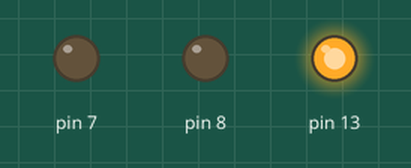
This sketch was run on a simulated Arduino Uno, built with avr-gcc and run on an emulated ATmega328P. Parts: output pins drawn as LEDs (lit = HIGH).

Above: at 0.5 s.
At 2.5 s:
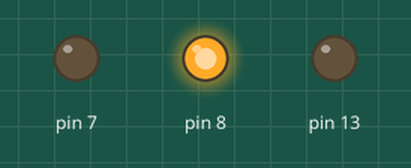
At 4.5 s:
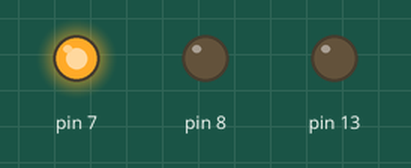
At 5.5 s:
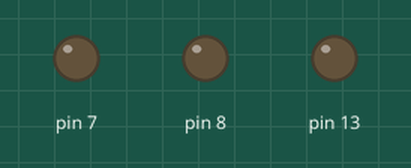
Timing chart, 0 to 7.8 s (numbered marks = the images above):
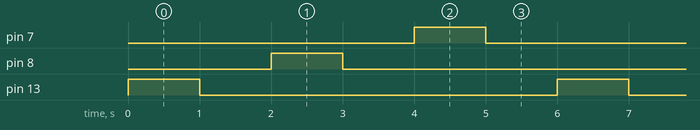

Measured:
- by itself, pin 7, pin 8, pin 13: alternates HIGH for 1.0 s and LOW for 5.0 s
- by itself, everything shown: repeats every 6.0 s, in 6 steps

The sketch:

Encendido_de_3_led.ino
```cpp
void setup() {
  pinMode(13, OUTPUT);
  pinMode(8, OUTPUT);
  pinMode(7, OUTPUT);
}

void loop() {
  digitalWrite(13, HIGH);
  delay(1000); // espera 1000 milisegundos
  digitalWrite(13, LOW);
  delay(1000); // espera 1000 milisegundos
  digitalWrite(8, HIGH);
  delay(1000); // espera 1000 milisegundos
  digitalWrite(8, LOW);
  delay(1000); // espera 1000 milisegundos
  digitalWrite(7, HIGH);
  delay(1000); // espera 1000 milisegundos
  digitalWrite(7, LOW);
  delay(1000); // espera 1000 milisegundos

}
```
